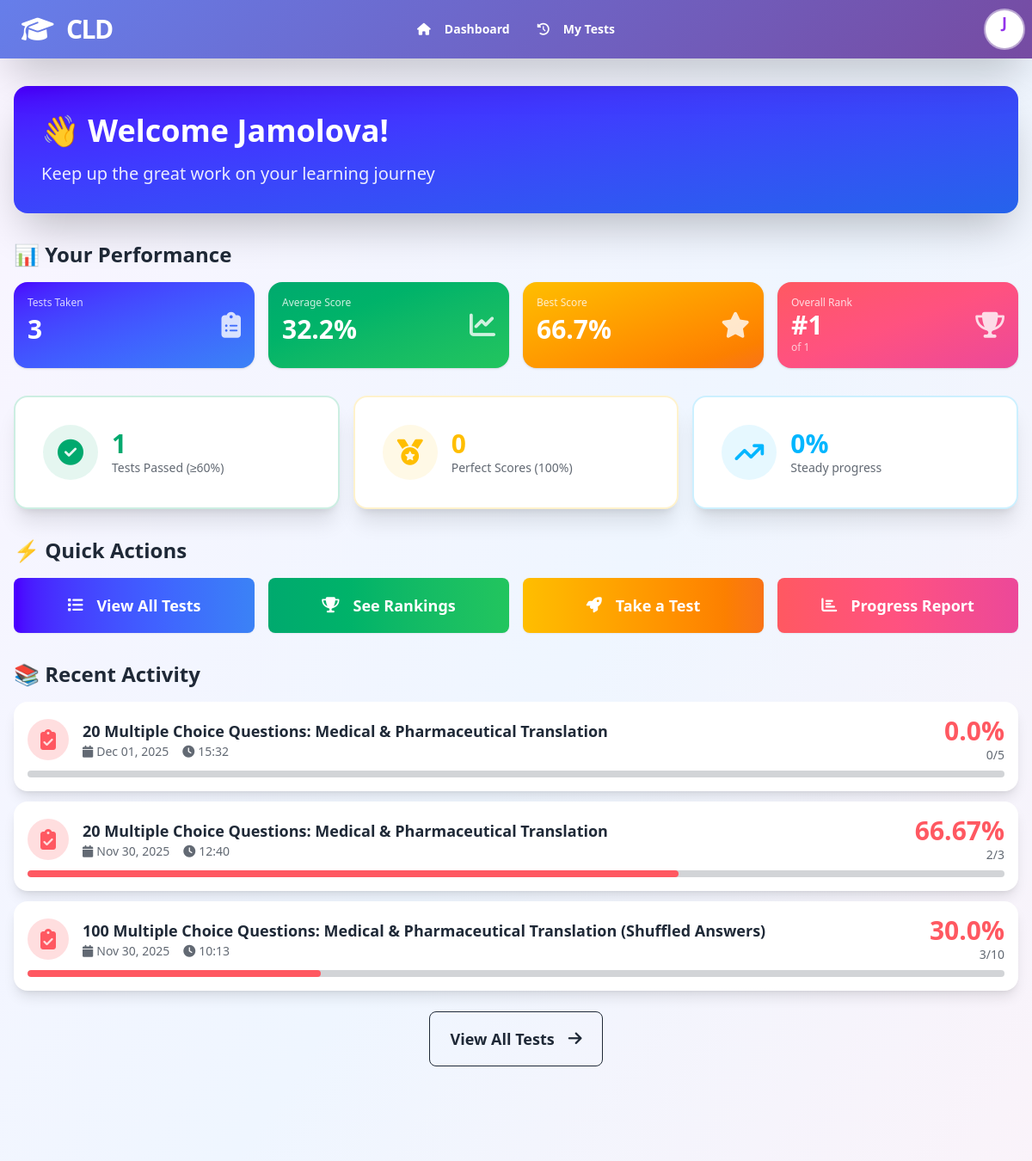
Page /dashboard/ (signed in, upper part) on the earlier database version.
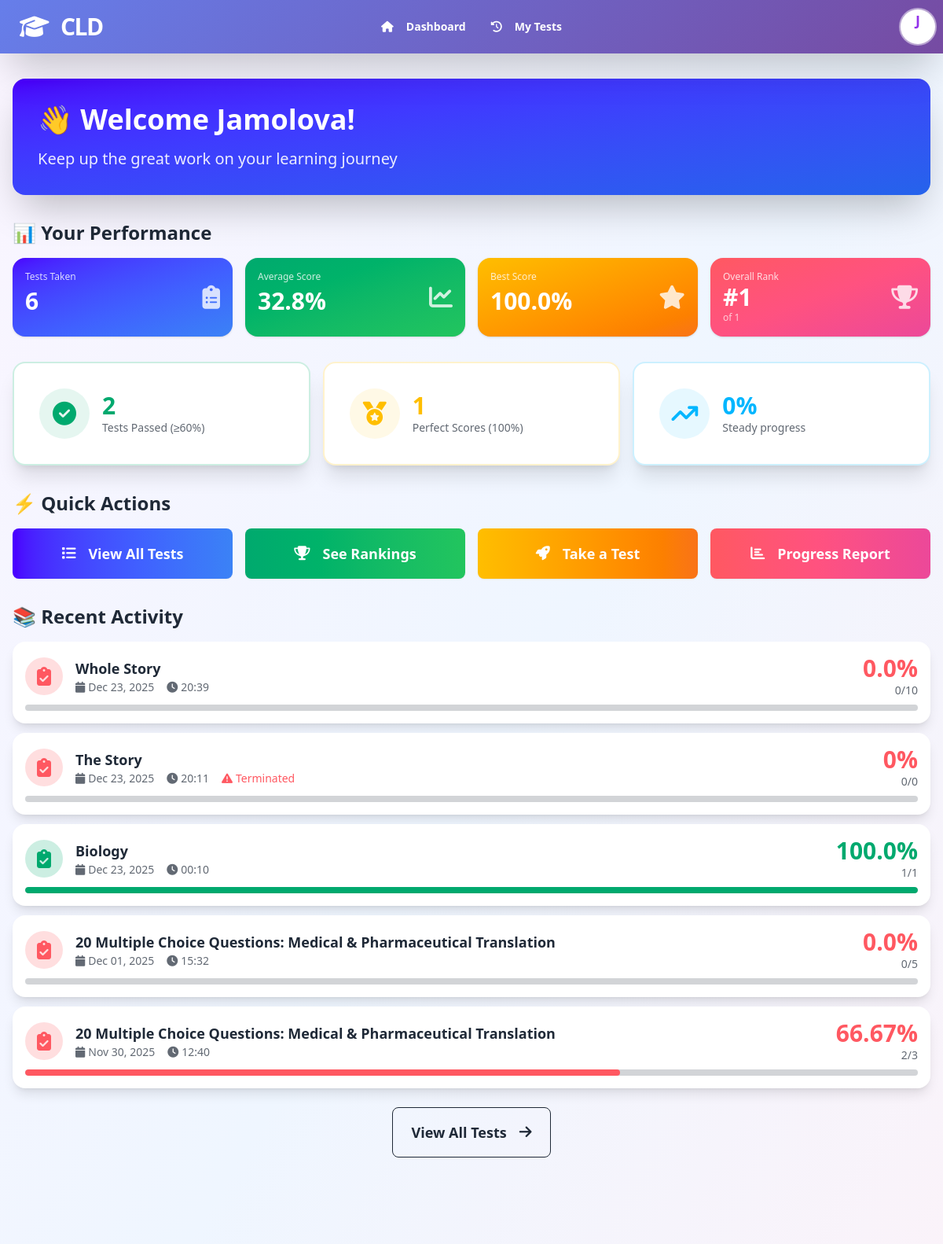
Same page on the later database version.
### quizapp/models.py (models this page shows, shortened)
class StudentAttempt(models.Model):
    assignment = models.ForeignKey(Assignment, on_delete=models.CASCADE, related_name='attempts')
    student = models.ForeignKey(User, on_delete=models.CASCADE, related_name='attempts')
    attempt_number = models.IntegerField(default=1)
    auto_score = models.IntegerField(default=0, help_text="Auto-graded score")
    total_possible = models.IntegerField(default=0, help_text="Total possible points")
    started_at = models.DateTimeField(auto_now_add=True)
    finished_at = models.DateTimeField(null=True, blank=True)
    is_completed = models.BooleanField(default=False)
    current_question_index = models.IntegerField(default=0)
    is_terminated = models.BooleanField(default=False, help_text="Test terminated due to cheating")
    termination_reason = models.CharField(max_length=255, blank=True, help_text="Reason for termination")
    terminated_at = models.DateTimeField(null=True, blank=True)
    questions_answered = models.IntegerField(default=0, help_text="Number of questions answered before termination")
    time_taken_seconds = models.IntegerField(null=True, blank=True, help_text="Time taken to complete in seconds")
    class Meta:
        ordering = ['-started_at']
        indexes = [
            models.Index(fields=['assignment', 'student']),
            models.Index(fields=['student', '-started_at']),
            models.Index(fields=['assignment', 'is_completed']),
        ]
        unique_together = ['assignment', 'student', 'attempt_number']
    def calculate_percentage(self):
        if self.total_possible == 0:
            return 0
        return round((self.auto_score / self.total_possible) * 100, 2)

class Assignment(models.Model):
    test = models.ForeignKey(Test, on_delete=models.CASCADE, related_name='assignments')
    access_token = models.CharField(max_length=20, unique=True, db_index=True)
    opens_at = models.DateTimeField(null=True, blank=True)
    closes_at = models.DateTimeField(null=True, blank=True)
    allow_retakes = models.BooleanField(default=True)
    max_attempts = models.IntegerField(default=3, help_text="0 means unlimited")
    show_results_immediately = models.BooleanField(default=True)
    show_correct_answers = models.BooleanField(default=True)
    created_at = models.DateTimeField(auto_now_add=True)
    is_active = models.BooleanField(default=True)
    class Meta:
        indexes = [
            models.Index(fields=['access_token']),
            models.Index(fields=['test', 'is_active']),
        ]

class Test(models.Model):
    TEST_CREATION_METHODS = [
        ('ai', 'AI Generated'),
        ('manual', 'Manual Input'),
    ]
    teacher = models.ForeignKey(User, on_delete=models.CASCADE, related_name='tests')
    title = models.CharField(max_length=255)
    description = models.TextField(null=True, blank=True)
    creation_method = models.CharField(
        max_length=10,
        choices=TEST_CREATION_METHODS,
        default='ai'
    )
    teacher_prompt = models.TextField(help_text="Original teacher request", blank=True)
    llm_response = models.JSONField(null=True, blank=True, help_text="Raw LLM JSON response")
    difficulty = models.CharField(max_length=50, null=True, blank=True)
    topic = models.CharField(max_length=255, null=True, blank=True)
    timer_minutes = models.IntegerField(
        null=True,
        blank=True,
        help_text="Time limit in minutes (leave empty for no limit)"
    )
    created_at = models.DateTimeField(auto_now_add=True)
    updated_at = models.DateTimeField(auto_now=True)
    class Meta:
        ordering = ['-created_at']
        indexes = [
            models.Index(fields=['teacher', '-created_at']),
        ]

### webapp/views.py (the view, shortened to what this page needs)
# urls.py: path('dashboard/', views.dashboard_view, name='dashboard'),
@login_required
def dashboard_view(request):
    user = request.user
    if user.role == 'teacher':
        tests = Test.objects.filter(teacher=user)
        total_tests = tests.count()
        total_questions = Question.objects.filter(test__teacher=user).count()
        assignments = Assignment.objects.filter(test__teacher=user)
        total_students = StudentAttempt.objects.filter(
            assignment__in=assignments
        ).values('student').distinct().count()
        recent_tests = tests.order_by('-created_at')[:5]
        context = {
            'total_tests': total_tests,
            'total_questions': total_questions,
            'total_students': total_students,
            'recent_tests': recent_tests,
        }
        return render(request, 'teacher/dashboard.html', context)
    else:
        attempts = StudentAttempt.objects.filter(
            student=user,
            is_completed=True
        ).select_related('assignment__test')
        total_tests_taken = attempts.count()
        if total_tests_taken > 0:
            percentages = [a.calculate_percentage() for a in attempts]
            average_score = round(sum(percentages) / len(percentages), 1)
            highest_score = round(max(percentages), 1)
            tests_passed = sum(1 for p in percentages if p >= 60)
            perfect_scores = sum(1 for p in percentages if p == 100)
            if total_tests_taken >= 10:
                first_5_avg = sum(percentages[:5]) / 5
                last_5_avg = sum(percentages[-5:]) / 5
                improvement_trend = round(last_5_avg - first_5_avg, 1)
            else:
                improvement_trend = 0
            all_students = StudentAttempt.objects.filter(
                is_completed=True
            ).values('student').annotate(
                avg_score=Avg('auto_score') * 100.0 / Avg('total_possible')
            ).order_by('-avg_score')
            student_ranks = {s['student']: idx + 1 for idx, s in enumerate(all_students)}
            overall_rank = student_ranks.get(user.id, total_tests_taken)
            total_students = len(all_students)
        recent_attempts = attempts.order_by('-finished_at')[:5]
        context = {
            'total_tests_taken': total_tests_taken,
            'average_score': average_score,
            'highest_score': highest_score,
            'tests_passed': tests_passed,
            'perfect_scores': perfect_scores,
            'improvement_trend': improvement_trend,
            'overall_rank': overall_rank,
            'total_students': total_students,
            'recent_attempts': recent_attempts,
        }
        return render(request, 'student/dashboard.html', context)

### quizapp/models.py (called while the page is built)
    def get_full_name(self):
        return f"{self.first_name} {self.last_name}".strip() or self.username

### webapp/templates/student/dashboard.html (shortened to what the changed rows need)
{% extends 'base.html' %}
{% block content %}
<div class="space-y-8">
    <div class="card bg-gradient-to-br from-primary to-blue-600 text-white shadow-2xl">
        <div class="card-body">
            <h1 class="text-4xl font-bold mb-2">
                👋 Welcome {{ user.first_name }}!
            </h1>
        </div>
    </div>
    <div>
        <h2 class="text-2xl font-bold mb-4">📊 Your Performance</h2>
        <div class="grid grid-cols-2 md:grid-cols-4 gap-4">
            <div class="stats shadow bg-gradient-to-br from-primary to-blue-500 text-white">
                <div class="stat p-4">
                    <div class="stat-figure opacity-80">
                        <i class="fas fa-clipboard-list text-3xl"></i>
                    </div>
                    <div class="stat-title text-white/80 text-xs">Tests Taken</div>
                    <div class="stat-value text-3xl">{{ total_tests_taken }}</div>
                </div>
            </div>
            <div class="stats shadow bg-gradient-to-br from-success to-green-500 text-white">
                <div class="stat p-4">
                    <div class="stat-figure opacity-80">
                        <i class="fas fa-chart-line text-3xl"></i>
                    </div>
                    <div class="stat-title text-white/80 text-xs">Average Score</div>
                    <div class="stat-value text-3xl">{{ average_score }}%</div>
                </div>
            </div>
            <div class="stats shadow bg-gradient-to-br from-warning to-orange-500 text-white">
                <div class="stat p-4">
                    <div class="stat-figure opacity-80">
                        <i class="fas fa-star text-3xl"></i>
                    </div>
                    <div class="stat-title text-white/80 text-xs">Best Score</div>
                    <div class="stat-value text-3xl">{{ highest_score }}%</div>
                </div>
            </div>
        </div>
    </div>
    <div class="grid grid-cols-1 md:grid-cols-3 gap-4">
        <div class="card bg-base-100 shadow-xl border-2 border-success/20">
            <div class="card-body">
                <div class="flex items-center gap-4">
                    <div>
                        <div class="text-3xl font-bold text-success">{{ tests_passed }}</div>
                        <div class="text-sm opacity-70">Tests Passed (≥60%)</div>
                    </div>
                </div>
            </div>
        </div>
        <div class="card bg-base-100 shadow-xl border-2 border-warning/20">
            <div class="card-body">
                <div class="flex items-center gap-4">
                    <div>
                        <div class="text-3xl font-bold text-warning">{{ perfect_scores }}</div>
                        <div class="text-sm opacity-70">Perfect Scores (100%)</div>
                    </div>
                </div>
            </div>
        </div>
    </div>
    <div>
        <h2 class="text-2xl font-bold mb-4">⚡ Quick Actions</h2>
    </div>
    <div>
        <h2 class="text-2xl font-bold mb-4">📚 Recent Activity</h2>
        {% if recent_attempts %}
        <div class="space-y-3">
            {% for attempt in recent_attempts %}
            <a href="{% url 'webapp:take_test' attempt.assignment.access_token %}" class="card bg-base-100 shadow-lg hover:shadow-xl transition-all cursor-pointer">
                <div class="card-body p-4">
                    <div class="flex items-center justify-between">
                        <div class="flex items-center gap-4 flex-1">
                            <div class="w-12 h-12 rounded-full flex items-center justify-center
                                {% if attempt.calculate_percentage >= 90 %}bg-success/20 text-success
                                {% elif attempt.calculate_percentage >= 70 %}bg-warning/20 text-warning
                                {% else %}bg-error/20 text-error{% endif %}">
                                <i class="fas fa-clipboard-check text-2xl"></i>
                            </div>
                            <div class="flex-1">
                                <h3 class="font-bold text-lg">{{ attempt.assignment.test.title }}</h3>
                                <div class="flex gap-4 text-sm text-base-content/70">
                                    <span><i class="fas fa-calendar mr-1"></i>{{ attempt.finished_at|date:"M d, Y" }}</span>
                                    <span><i class="fas fa-clock mr-1"></i>{{ attempt.finished_at|date:"H:i" }}</span>
                                    {% if attempt.is_terminated %}
                                    <span class="text-error"><i class="fas fa-exclamation-triangle mr-1"></i>Terminated</span>
                                    {% endif %}
                                </div>
                            </div>
                        </div>
                        <div class="text-right">
                            <div class="text-3xl font-bold
                                {% if attempt.calculate_percentage >= 90 %}text-success
                                {% elif attempt.calculate_percentage >= 70 %}text-warning
                                {% else %}text-error{% endif %}">
                                {{ attempt.calculate_percentage }}%
                            </div>
                            <div class="text-sm opacity-70">{{ attempt.auto_score }}/{{ attempt.total_possible }}</div>
                        </div>
                    </div>
                    <progress class="progress progress-sm
                        {% if attempt.calculate_percentage >= 90 %}progress-success
                        {% elif attempt.calculate_percentage >= 70 %}progress-warning
                        {% else %}progress-error{% endif %}"
                        value="{{ attempt.calculate_percentage }}" max="100"></progress>
                </div>
            </a>
            {% endfor %}
        </div>
        {% endif %}
    </div>
</div>
{% endblock %}

Differences in the rows shown:
no longer on this page (row unchanged): StudentAttempt: assignment.test "100 Multiple Choice Questions: Medical & Pharmaceutical Translation (Shuffled Answers)", finished_at "Nov 30, 2025", finished_at "10:13", calculate_percentage "30.0", auto_score "3", total_possible "10"
added StudentAttempt: assignment.test "Whole Story", finished_at "Dec 23, 2025", finished_at "20:39", calculate_percentage "0.0", auto_score "0", total_possible "10"
added StudentAttempt: assignment.test "The Story", finished_at "Dec 23, 2025", finished_at "20:11", is_terminated True (drawn), calculate_percentage "0", auto_score "0", total_possible "0"
added StudentAttempt: assignment.test "Biology", finished_at "Dec 23, 2025", finished_at "00:10", calculate_percentage "100.0", auto_score "1", total_possible "1"
Other differences:
{{ total_tests_taken }}: "3" → "6"
{{ average_score }}: "32.2" → "32.8"
{{ highest_score }}: "66.7" → "100.0"
{{ tests_passed }}: "1" → "2"
{{ perfect_scores }}: "0" → "1"
